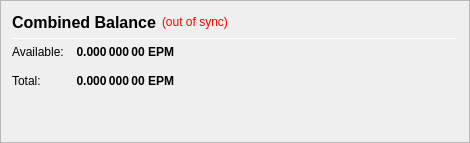
                                      <widget class="QFrame" name="frame_CombinedBalances">
                                        <property name="minimumSize">
                                          <size>
                                            <width>470</width>
                                            <height>0</height>
                                          </size>
                                        </property>
                                        <property name="frameShape">
                                          <enum>QFrame::StyledPanel</enum>
                                        </property>
                                        <property name="frameShadow">
                                          <enum>QFrame::Raised</enum>
                                        </property>
                                        <layout class="QVBoxLayout" name="verticalLayout_5">
                                          <item>
                                            <layout class="QHBoxLayout" name="horizontalLayout_5" stretch="0,0,0">
                                              <item>
                                                <widget class="QLabel" name="label_5z">
                                                  <property name="minimumSize">
                                                    <size>
                                                      <width>0</width>
                                                      <height>20</height>
                                                    </size>
                                                  </property>
                                                  <property name="font">
                                                    <font>
                                                      <pointsize>12</pointsize>
                                                      <weight>75</weight>
                                                      <bold>true</bold>
                                                    </font>
                                                  </property>
                                                  <property name="toolTip">
                                                    <string>Combined Balance (including unconfirmed and immature coins)</string>
                                                  </property>
                                                  <property name="text">
                                                    <string>Combined Balance</string>
                                                  </property>
                                                </widget>
                                              </item>
                                              <item>
                                                <widget class="QLabel" name="labelWalletStatus">
                                                  <property name="cursor">
                                                    <cursorShape>WhatsThisCursor</cursorShape>
                                                  </property>
                                                  <property name="toolTip">
                                                    <string>The displayed information may be out of date. Your wallet automatically synchronizes with the Extreme Private Masternode network after a connection is established, but this process has not completed yet.</string>
                                                  </property>
                                                  <property name="styleSheet">
                                                    <string notr="true">QLabel { color: red; }</string>
                                                  </property>
                                                  <property name="text">
                                                    <string notr="true">(out of sync)</string>
                                                  </property>
                                                  <property name="alignment">
                                                    <set>Qt::AlignLeading|Qt::AlignLeft|Qt::AlignVCenter</set>
                                                  </property>
                                                </widget>
                                              </item>
                                              <item>
                                                <spacer name="horizontalSpacer_1">
                                                  <property name="orientation">
                                                    <enum>Qt::Horizontal</enum>
                                                  </property>
                                                  <property name="sizeHint" stdset="0">
                                                    <size>
                                                      <width>40</width>
                                                      <height>20</height>
                                                    </size>
                                                  </property>
                                                </spacer>
                                              </item>
                                            </layout>
                                          </item>
                                          <item>
                                            <widget class="Line" name="line_CombinedBalance">
                                              <property name="minimumSize">
                                                <size>
                                                  <width>0</width>
                                                  <height>1</height>
                                                </size>
                                              </property>
                                              <property name="maximumSize">
                                                <size>
                                                  <width>16777215</width>
                                                  <height>1</height>
                                                </size>
                                              </property>
                                              <property name="orientation">
                                                <enum>Qt::Horizontal</enum>
                                              </property>
                                            </widget>
                                          </item>
                                          <item>
                                            <layout class="QGridLayout" name="gridLayout_3">
                                              <property name="spacing">
                                                <number>12</number>
                                              </property>
                                              <item row="1" column="0">
                                                <widget class="QLabel" name="labelBalanceTextz">
                                                  <property name="text">
                                                    <string>Available:</string>
                                                  </property>
                                                </widget>
                                              </item>
                                              <item row="1" column="1">
                                                <widget class="QLabel" name="labelBalancez">
                                                  <property name="font">
                                                    <font>
                                                      <weight>75</weight>
                                                      <bold>true</bold>
                                                    </font>
                                                  </property>
                                                  <property name="cursor">
                                                    <cursorShape>IBeamCursor</cursorShape>
                                                  </property>
                                                  <property name="toolTip">
                                                    <string>Your current spendable balance</string>
                                                  </property>
                                                  <property name="text">
                                                    <string notr="true">0.000 000 00 EPM</string>
                                                  </property>
                                                  <property name="alignment">
                                                    <set>Qt::AlignRight|Qt::AlignTrailing|Qt::AlignVCenter</set>
                                                  </property>
                                                  <property name="textInteractionFlags">
                                                    <set>Qt::LinksAccessibleByMouse|Qt::TextSelectableByKeyboard|Qt::TextSelectableByMouse</set>
                                                  </property>
                                                </widget>
                                              </item>
                                              <item row="2" column="0">
                                                <widget class="QLabel" name="labelTotalTextz">
                                                  <property name="text">
                                                    <string>Total:</string>
                                                  </property>
                                                </widget>
                                              </item>
                                              <item row="2" column="1">
                                                <widget class="QLabel" name="labelTotalz">
                                                  <property name="font">
                                                    <font>
                                                      <weight>75</weight>
                                                      <bold>true</bold>
                                                    </font>
                                                  </property>
                                                  <property name="cursor">
                                                    <cursorShape>IBeamCursor</cursorShape>
                                                  </property>
                                                  <property name="toolTip">
                                                    <string>Total Balance, including all unavailable coins.</string>
                                                  </property>
                                                  <property name="text">
                                                    <string notr="true">0.000 000 00 EPM</string>
                                                  </property>
                                                  <property name="alignment">
                                                    <set>Qt::AlignRight|Qt::AlignTrailing|Qt::AlignVCenter</set>
                                                  </property>
                                                  <property name="textInteractionFlags">
                                                    <set>Qt::LinksAccessibleByMouse|Qt::TextSelectableByKeyboard|Qt::TextSelectableByMouse</set>
                                                  </property>
                                                </widget>
                                              </item>
                                              <item row="2" column="3">
                                                <spacer name="horizontalSpacer_2">
                                                  <property name="orientation">
                                                    <enum>Qt::Horizontal</enum>
                                                  </property>
                                                  <property name="sizeHint" stdset="0">
                                                    <size>
                                                      <width>40</width>
                                                      <height>20</height>
                                                    </size>
                                                  </property>
                                                </spacer>
                                              </item>
                                            </layout>
                                          </item>
                                          <item>
                                            <spacer name="verticalSpacer_1">
                                              <property name="orientation">
                                                <enum>Qt::Vertical</enum>
                                              </property>
                                              <property name="sizeHint" stdset="0">
                                                <size>
                                                  <width>20</width>
                                                  <height>40</height>
                                                </size>
                                              </property>
                                            </spacer>
                                          </item>
                                        </layout>
                                      </widget>
